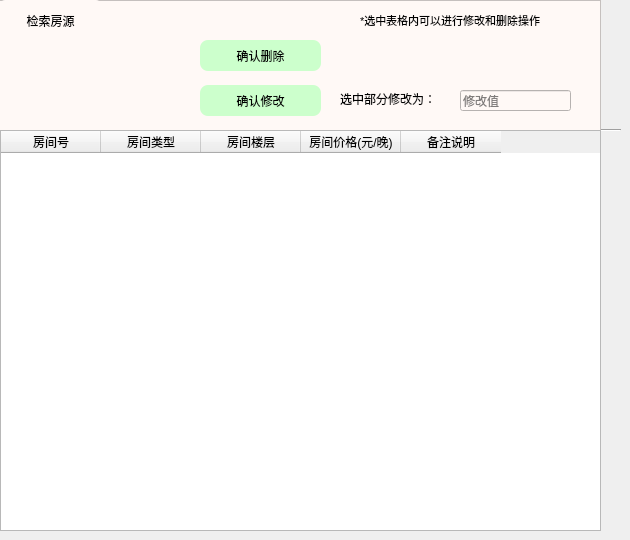
      <widget class="QWidget" name="page_12">
       <widget class="Line" name="line_17">
        <property name="geometry">
         <rect>
          <x>0</x>
          <y>120</y>
          <width>621</width>
          <height>21</height>
         </rect>
        </property>
        <property name="orientation">
         <enum>Qt::Horizontal</enum>
        </property>
       </widget>
       <widget class="QFrame" name="frame_2">
        <property name="geometry">
         <rect>
          <x>-10</x>
          <y>0</y>
          <width>611</width>
          <height>131</height>
         </rect>
        </property>
        <property name="styleSheet">
         <string notr="true">background-color:rgb(255, 249, 246)</string>
        </property>
        <property name="frameShape">
         <enum>QFrame::StyledPanel</enum>
        </property>
        <property name="frameShadow">
         <enum>QFrame::Raised</enum>
        </property>
        <widget class="QToolButton" name="searchNB">
         <property name="geometry">
          <rect>
           <x>10</x>
           <y>0</y>
           <width>101</width>
           <height>41</height>
          </rect>
         </property>
         <property name="styleSheet">
          <string notr="true">background-color:rgb(255, 249, 246);
border:0px;

border-radius:5px</string>
         </property>
         <property name="text">
          <string>检索房源</string>
         </property>
         <property name="icon">
          <iconset>
           <normaloff>../../../../../pictures/search.png</normaloff>../../../../../pictures/search.png</iconset>
         </property>
         <property name="toolButtonStyle">
          <enum>Qt::ToolButtonTextBesideIcon</enum>
         </property>
        </widget>
        <widget class="QLabel" name="label_78">
         <property name="geometry">
          <rect>
           <x>370</x>
           <y>10</y>
           <width>231</width>
           <height>21</height>
          </rect>
         </property>
         <property name="font">
          <font>
           <pointsize>8</pointsize>
          </font>
         </property>
         <property name="text">
          <string>*选中表格内可以进行修改和删除操作</string>
         </property>
        </widget>
        <widget class="QLabel" name="label_74">
         <property name="geometry">
          <rect>
           <x>350</x>
           <y>79</y>
           <width>151</width>
           <height>40</height>
          </rect>
         </property>
         <property name="styleSheet">
          <string notr="true">font: 9pt &quot;FontAwesome&quot;;</string>
         </property>
         <property name="text">
          <string>选中部分修改为：</string>
         </property>
        </widget>
        <widget class="QLineEdit" name="modifyvalue">
         <property name="geometry">
          <rect>
           <x>470</x>
           <y>90</y>
           <width>111</width>
           <height>21</height>
          </rect>
         </property>
         <property name="text">
          <string/>
         </property>
         <property name="placeholderText">
          <string>修改值</string>
         </property>
        </widget>
        <widget class="QPushButton" name="commitTableModify">
         <property name="geometry">
          <rect>
           <x>210</x>
           <y>85</y>
           <width>121</width>
           <height>31</height>
          </rect>
         </property>
         <property name="styleSheet">
          <string notr="true">#commitTableModify{background:#CCFFCC;
border-radius:8px}
#commitTableModify:hover
{
background:#CCFF99
}</string>
         </property>
         <property name="text">
          <string>确认修改</string>
         </property>
        </widget>
        <widget class="QPushButton" name="commitTableDel">
         <property name="geometry">
          <rect>
           <x>210</x>
           <y>40</y>
           <width>121</width>
           <height>31</height>
          </rect>
         </property>
         <property name="styleSheet">
          <string notr="true">#commitTableDel{background:#CCFFCC;
border-radius:8px}
#commitTableDel:hover
{
background:#CCFF99
}</string>
         </property>
         <property name="text">
          <string>确认删除</string>
         </property>
        </widget>
       </widget>
       <widget class="QFrame" name="split_7">
        <property name="geometry">
         <rect>
          <x>0</x>
          <y>130</y>
          <width>591</width>
          <height>2</height>
         </rect>
        </property>
        <property name="styleSheet">
         <string notr="true">color:#CCFFCC;
border-color:#CCFFCC;
background-color:#CCFFCC</string>
        </property>
        <property name="frameShape">
         <enum>QFrame::HLine</enum>
        </property>
        <property name="frameShadow">
         <enum>QFrame::Raised</enum>
        </property>
       </widget>
       <widget class="QTableWidget" name="roomTable">
        <property name="geometry">
         <rect>
          <x>0</x>
          <y>130</y>
          <width>601</width>
          <height>401</height>
         </rect>
        </property>
        <column>
         <property name="text">
          <string>房间号</string>
         </property>
        </column>
        <column>
         <property name="text">
          <string>房间类型</string>
         </property>
        </column>
        <column>
         <property name="text">
          <string>房间楼层</string>
         </property>
        </column>
        <column>
         <property name="text">
          <string>房间价格(元/晚)</string>
         </property>
        </column>
        <column>
         <property name="text">
          <string>备注说明</string>
         </property>
        </column>
       </widget>
      </widget>
